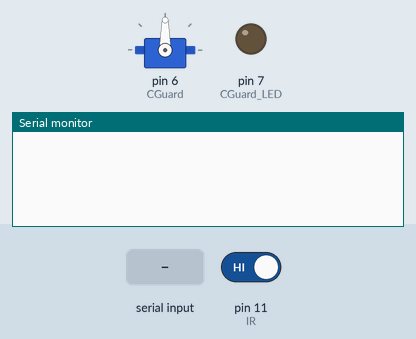
Simulated run of this sketch. Board: Arduino Uno, built with avr-gcc and run on an emulated ATmega328P. On the bench: servo, output pins drawn as LEDs (lit = HIGH), the last lines printed to the serial monitor. The test bench sets the inputs (shaded band); at power-on: pin 11 (IR) HIGH.

Above: at 1.2 s.
1.3 s: "90,45\n" received over Serial
At 2.1 s:
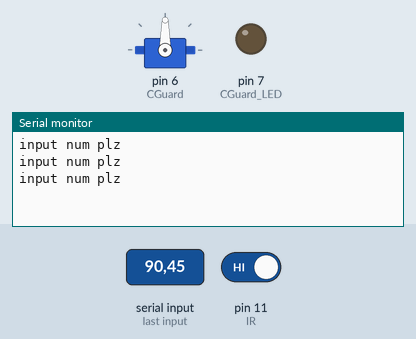
At 3.0 s:
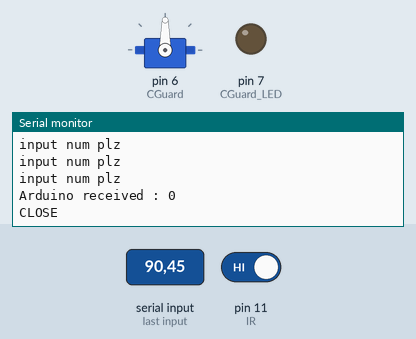

Measured:
- after the input at 1.3 s, the serial monitor: prints a new line at once (image 1)

The sketch:

Arduino2_Team_Source.ino.ino
```cpp
#include <Servo.h>           // Servo 라이브러리 헥사 선언

Servo MyServo;              // 서보모터 선언
int pos = 90;                 // 모터 위치를 확인하기 위해 변수를 선언
int CGuard = 6;          // 모터 제어를 위해 6번핀(PWM) 으로 선언
int CGuard_LED = 7;      // 서보모터 LED 핀 선언
int Buzz = 8;             // 부저 핀 선언
int Ras_Signal_Input = 9;   // 라즈베리파이 인풋 선언
int AD2_RCV_CGuard = 10;  // MQTT에서 받을 Servo 신호
int IR = 11;     // 차량 인식을 위한 IR 센서

void setup() {
  Serial.begin(9600);             // 시리얼 통신 9600
  pinMode(CGuard_LED, OUTPUT);    // 서보 모터 LED 핀 출력으로 설정
  pinMode(CGuard, OUTPUT);        // 서보 모터 핀 출력으로 설정
  pinMode(IR, INPUT);             // IR 센서 핀 입력으로 설정
  pinMode(AD2_RCV_CGuard, INPUT); // MQTT 서보 모터 핀 입력으로 설정
  pinMode(Buzz, INPUT);

  MyServo.attach(6);              // 모터의 신호선을 6번핀에 연결
}

void loop() {
  int Val = digitalRead(IR);
  int Car_Num_True_False = 2;

  if(Serial.available() > 0){
    Serial.println("input num plz");
    Car_Num_True_False = Serial.parseInt();
    delay(10);
  }

  if (Val == LOW && Car_Num_True_False == 1)
  {
    Serial.print("Arduino received : ");
    Serial.println(Car_Num_True_False); // 입력받은 서보 상태 명령어 출력
    digitalWrite(CGuard_LED, 1);     // LED ON
    for (pos = 90; pos <= 180; pos += 10)    // 위에 변수를 선언한 pos는 0, 180도보다 작다면 , 1도씩 더하고
    {
      if(pos == 180){
        pos = 180;
        MyServo.write(pos); // 서보모터 180도로 고정
        tone(Buzz, 1200);
        delay(10);
      }
    }
    noTone(Buzz);
    delay(100);
    Serial.println("OPEN");
  }
  else if(Val == HIGH && Car_Num_True_False == 0)
  {
    Serial.print("Arduino received : ");
    Serial.println(Car_Num_True_False);
    digitalWrite(CGuard_LED, 0);
    for (pos = 180; pos >= 90; pos -= 10)    // 위에 변수를 선언한 pos는 0, 180도보다 작다면 , 1도씩 더하고
    {
      if(pos == 90){
        pos = 90;
        MyServo.write(pos); // 서보모터 90도로 고정
        delay(10);
      }
    }
    Serial.println("CLOSE");
  }
}
```
